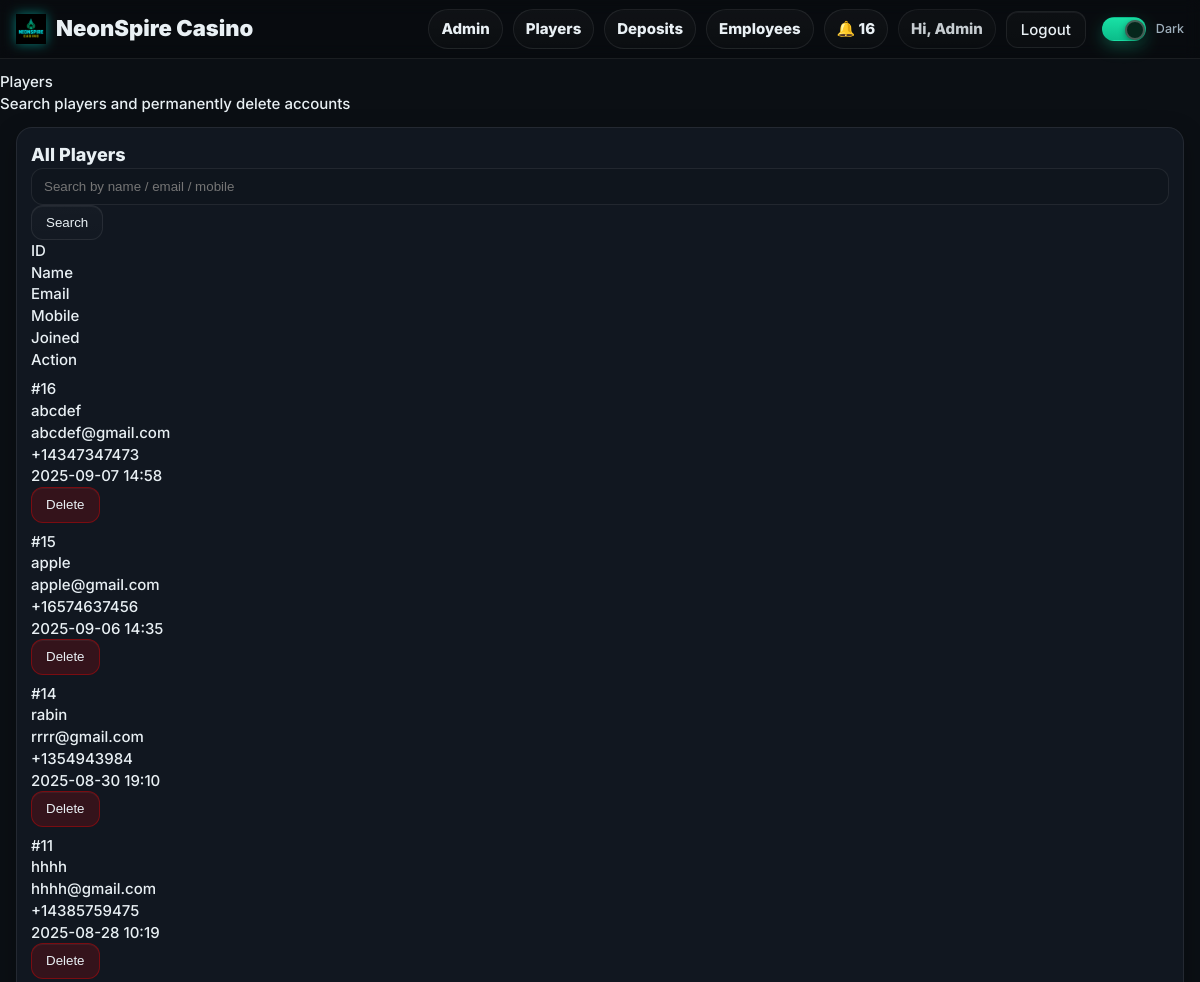
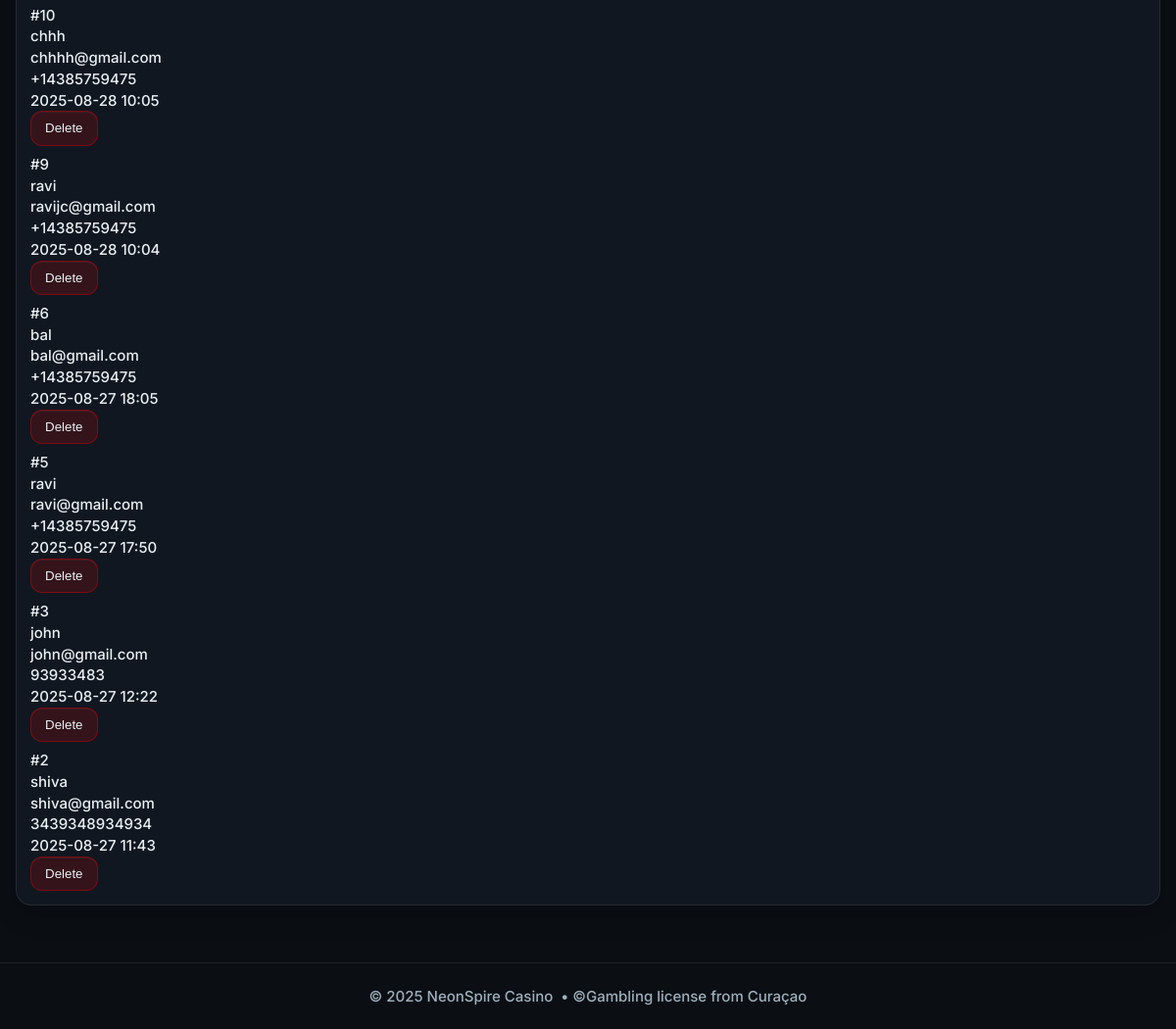
Screenshot of /admin/players (signed in) with the database file from the repository (2 pictures, top to bottom).
### models.py (models this page shows, shortened)
class User(db.Model, UserMixin):
    __tablename__ = "users"
    id = db.Column(db.Integer, primary_key=True)
    name = db.Column(db.String(120), nullable=False)
    email = db.Column(db.String(255), unique=True, nullable=False, index=True)
    mobile = db.Column(db.String(24), nullable=True, index=True)  # E.164
    password_hash = db.Column(db.String(255), nullable=False)
    role = db.Column(db.String(20), nullable=False, default="PLAYER")  # PLAYER | EMPLOYEE | ADMIN
    email_verified = db.Column(db.Boolean, default=False, index=True)
    email_verified_at = db.Column(db.DateTime, nullable=True)
    promo_seen = db.Column(db.Boolean, default=False, index=True)
    created_at = db.Column(db.DateTime, default=datetime.utcnow)

### admin_bp.py (the view, shortened to what this page needs)
@admin_bp.get("/players", endpoint="admin_players")
@login_required
def admin_players():
    players = (
        User.query.filter_by(role="PLAYER")
        .order_by(User.created_at.desc() if hasattr(User, "created_at") else User.id.desc())
        .limit(200)
        .all()
    )
    if _template_exists("admin_players.html"):
        return render_template("admin_players.html", page_title="Players", players=players)

### admin_bp.py (called while the page is built)
@admin_bp.before_request
def require_admin():
    if not current_user.is_authenticated:
        return redirect(url_for("auth.login_get", next=url_for("adminbp.admin_home")))
    if (current_user.role or "").upper() != "ADMIN":
        return abort(403)

def _template_exists(name: str) -> bool:
    try:
        render_template(name)
        return True
    except Exception:
        return False

### templates/admin_players.html
{% extends "base.html" %}
{% block hero %}
<div class="hero">
  <div class="hero__title">Players</div>
  <div class="hero__subtitle">Search players and permanently delete accounts</div>
</div>
{% endblock %}
{% block content %}
<div class="shell">
  <div class="panel">
    <div class="between">
      <div class="h3">All Players</div>
      <form method="get" class="row" style="gap:8px">
        <input class="input" name="q" placeholder="Search by name / email / mobile" value="{{ request.args.get('q','') }}">
        <button class="btn btn-ghost" type="submit">Search</button>
      </form>
    </div>
    <div class="table mt8">
      <div class="tr th">
        <div>ID</div>
        <div>Name</div>
        <div>Email</div>
        <div>Mobile</div>
        <div>Joined</div>
        <div>Action</div>
      </div>
      {% for p in players %}
        <div class="tr">
          <div class="mono">#{{ p.id }}</div>
          <div>{{ p.name or '—' }}</div>
          <div>{{ p.email }}</div>
          <div>{{ p.mobile or '—' }}</div>
          <div class="mono">
            {% if p.created_at %}{{ p.created_at.strftime('%Y-%m-%d %H:%M') }}{% else %}—{% endif %}
          </div>
          <div>
            <form method="post"
                  action="{{ url_for('adminbp.delete_player', player_id=p.id) }}"
                  onsubmit="return confirm('Delete player {{ p.email }} and ALL related data? This cannot be undone.');">
              <button class="btn" style="background:rgba(255,0,0,.15);border-color:rgba(255,0,0,.35)">Delete</button>
            </form>
          </div>
        </div>
      {% else %}
        <div class="muted">No players found.</div>
      {% endfor %}
    </div>
  </div>
</div>
{% endblock %}

### templates/base.html (shortened to what this page needs)
<!DOCTYPE html>
<html lang="en" data-theme="dark">
<head>
  <link rel="stylesheet" href="{{ url_for('static', filename='css/styles.css') }}?v=dm2">
</head>
<body>
  <header class="nav" style="position:sticky;top:0;z-index:50;background:rgba(0,0,0,.25);backdrop-filter:blur(8px);border-bottom:1px solid var(--stroke)">
    <div class="shell nav-inner" style="display:flex;align-items:center;justify-content:space-between;height:58px">
      <a href="{{ url_for('short_bp.lob_short') }}" class="brand" aria-label="NeonSpire Casino">
        <img class="brand-logo" src="{{ url_for('static', filename='img/logo.png') }}" alt="NeonSpire Casino">
        <span class="brand-text">NeonSpire Casino</span>
      </a>
      <nav class="nav-links" style="display:flex;align-items:center;gap:10px">
        {% if current_user.is_authenticated %}
          {% if current_user.role == 'ADMIN' %}
            <a class="pill" href="{{ url_for('adminbp.admin_home') }}">Admin</a>
            <a class="pill" href="{{ url_for('adminbp.admin_players') }}">Players</a>
            <a class="pill" href="{{ url_for('adminbp.deposits_audit') }}">Deposits</a>
            <a class="pill" href="{{ url_for('adminbp.admin_users') }}">Employees</a>
          {% elif current_user.role == 'EMPLOYEE' %}
            <a class="pill" href="{{ url_for('employeebp.employee_home') }}">Employee</a>
          {% else %}
            <a class="pill" href="{{ url_for('short_bp.mylogin_clean') }}">My Logins</a>
          {% endif %}
          <a class="pill" href="{{ url_for('notifybp.list_notifications') }}">🔔 {{ unread_count or 0 }}</a>
          <span class="pill" style="pointer-events:none;opacity:.85">
            Hi, {{ current_user.name.split(' ')[0] if current_user.name else 'Player' }}
          </span>
          <a class="btn btn-ghost" href="{{ url_for('auth.logout') }}">Logout</a>
        {% else %}
          <a class="pill" href="{{ url_for('auth.login_get') }}">Login</a>
          <a class="btn btn-primary" href="{{ url_for('short_bp.reg_short') }}">Register</a>
        {% endif %}
        <label class="toggle" style="margin-left:6px">
          <span class="track"><span class="knob"></span></span>
          <span class="label">Dark</span>
        </label>
      </nav>
    </div>
  </header>
  <div class="hero-slot">
    {% block hero %}{% endblock %}
  </div>
  <main style="padding-bottom:20px">
    {% block content %}{% endblock %}
  </main>
  <footer class="shell footer"
          style="height:68px;border-top:1px solid var(--stroke);margin-top:24px;
                 display:flex;align-items:center;justify-content:center;">
    © {{ 2025 }} NeonSpire Casino &nbsp;•&nbsp;
    <span class="muted">©Gambling license from Curaçao </span>
  </footer>
</body>
</html>

### static/css/styles.css (style rules this page uses)
:root { --bg:#0b0f14; --panel:#111720; --panel-2:#0f151d; --text:#e9f0f4; --muted:#9fb0bd; --brand:#19e1a5; --brand-2:#0bbd8a; --stroke:rgba(255,255,255,.08); --chip:#0f1c27; --shadow:0 8px 24px rgba(0,0,0,.28); }
* { box-sizing:border-box }
html,body { margin:0;background:var(--bg);color:var(--text); font:500 15px/1.45 Inter,system-ui,-apple-system,Segoe UI,Roboto,Arial; -webkit-font-smoothing:antialiased; -moz-osx-font-smoothing:grayscale; text-rendering:optimizeLegibility; }
a { color:inherit;text-decoration:none }
img { max-width:100%;display:block }
.h3 { font-weight:800;font-size:18px }
.muted { color:var(--muted) }
.shell { max-width:1220px;margin:0 auto;padding:0 16px }
.nav { backdrop-filter: blur(8px); border-bottom:1px solid var(--stroke) }
.nav-inner { display:flex;align-items:center;justify-content:space-between;height:58px }
.brand { display:flex;gap:10px;align-items:center;font-weight:900 }
.nav-links { display:flex;align-items:center;gap:10px }
.pill { display:inline-flex;align-items:center;justify-content:center; padding:8px 12px;border-radius:999px;border:1px solid var(--stroke); background:linear-gradient(180deg,rgba(255,255,255,.03),rgba(255,255,255,.01)); font-weight:800; }
.btn,.btn-mini,.btn-auth,.btn-auth-primary { display:inline-flex;align-items:center;justify-content:center;gap:8px; text-align:center; line-height:1; position:relative; overflow:hidden; white-space:nowrap; }
.btn { border:1px solid var(--stroke); background:linear-gradient(180deg,rgba(255,255,255,.04),rgba(255,255,255,.02)); color:var(--text);padding:10px 14px;border-radius:12px; box-shadow:0 1px 0 rgba(255,255,255,.05) inset; transition:filter .15s ease, transform .06s ease; }
.btn-ghost { background:linear-gradient(180deg,rgba(255,255,255,.02),rgba(255,255,255,.01)) }
.panel { background:var(--panel);border:1px solid var(--stroke);border-radius:16px;padding:14px;margin-bottom:14px;box-shadow:var(--shadow) }
.input,.select { width:100%;background:var(--panel-2);border:1px solid var(--stroke);color:var(--text);padding:10px 12px;border-radius:12px;outline:none }
.footer { display:flex;align-items:center;justify-content:center;color:var(--muted) }
.table { display:grid;gap:8px }
html,body { width:100% !important;max-width:100% !important;overflow-x:hidden !important; }
.shell,.nav,.nav-inner,.panel,section,aside,.rail-card,.player-grid,.game-grid,.game-card,.game-media,.game-actions,.btn-grid { max-width:100% !important; }
.player-grid > *, .game-grid > *, .game-card > *, .btn-grid > *, .panel > * { min-width:0 !important; }
.toggle { display:inline-flex; align-items:center; gap:10px; cursor:pointer; }
.toggle .track { position:relative; width:44px; height:24px; border-radius:999px; background:rgba(255,255,255,.10); border:1px solid var(--stroke); transition:background .22s ease, border-color .22s ease, box-shadow .22s ease; }
.toggle .knob { position:absolute; top:2px; left:2px; width:20px; height:20px; border-radius:50%; background:#ffffff; box-shadow:0 2px 6px rgba(0,0,0,.35); transform:translateX(0); transition:transform .22s ease, background .22s ease, box-shadow .22s ease; }
.toggle input:checked + .track { background:linear-gradient(180deg,var(--brand),var(--brand-2)); border-color:transparent; box-shadow:0 6px 16px rgba(25,225,165,.28); }
.toggle input:checked + .track .knob { transform:translateX(20px); background:#06261c; box-shadow:0 2px 6px rgba(0,0,0,.4), inset 0 0 0 2px rgba(255,255,255,.25); }
.toggle .label { font-size:12.5px; color:var(--muted); user-select:none; }

### templates/base.html (style rules this page uses)
.brand { display:flex; gap:10px; align-items:center; text-decoration:none; color:inherit; font-weight:900; font-size:22px }
.brand-logo { height:30px; width:auto; display:block; filter: drop-shadow(0 0 6px rgba(0,255,233,.45)); }
.hero-slot { position:relative; z-index:2; padding-top:12px; }
header.nav { overflow:visible; }

### rows the page displays
User: name "Admin"
User: id "16", name "abcdef", email "abcdef@gmail.com", mobile "+14347347473", created_at "2025-09-07 14:58"
User: id "15", name "apple", email "apple@gmail.com", mobile "+16574637456", created_at "2025-09-06 14:35"
User: id "14", name "rabin", email "rrrr@gmail.com", mobile "+1354943984", created_at "2025-08-30 19:10"
User: id "11", name "hhhh", email "hhhh@gmail.com", mobile "+14385759475", created_at "2025-08-28 10:19"
User: id "10", name "chhh", email "chhhh@gmail.com", mobile "+14385759475", created_at "2025-08-28 10:05"
User: id "9", name "ravi", email "ravijc@gmail.com", mobile "+14385759475", created_at "2025-08-28 10:04"
User: id "6", name "bal", email "bal@gmail.com", mobile "+14385759475", created_at "2025-08-27 18:05"
User: id "5", name "ravi", email "ravi@gmail.com", mobile "+14385759475", created_at "2025-08-27 17:50"
User: id "3", name "john", email "john@gmail.com", mobile "93933483", created_at "2025-08-27 12:22"
User: id "2", name "shiva", email "shiva@gmail.com", mobile "3439348934934", created_at "2025-08-27 11:43"

### other values shown
{{ unread_count or 0 }} "16"
{{ 2025 }} "2025"
